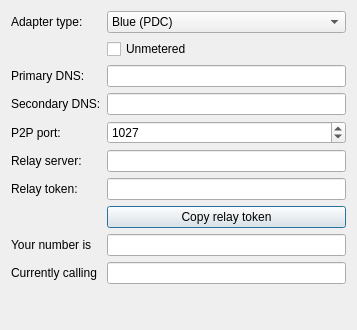
<?xml version="1.0" encoding="UTF-8"?>
<ui version="4.0">
 <class>QGBA::MobileAdapterView</class>
 <widget class="QDialog" name="QGBA::MobileAdapterView">
  <property name="geometry">
   <rect>
    <x>0</x>
    <y>0</y>
    <width>357</width>
    <height>330</height>
   </rect>
  </property>
  <property name="windowTitle">
   <string>Mobile Game Boy Adapter</string>
  </property>
  <layout class="QVBoxLayout" name="verticalLayout" stretch="0">
   <item>
    <layout class="QFormLayout" name="formLayout_2">
     <item row="0" column="0">
      <widget class="QLabel" name="label_setType">
       <property name="text">
        <string>Adapter type:</string>
       </property>
      </widget>
     </item>
     <item row="0" column="1">
      <widget class="QComboBox" name="setType">
       <item>
        <property name="text">
         <string>Blue (PDC)</string>
        </property>
       </item>
       <item>
        <property name="text">
         <string>Yellow (cdmaOne)</string>
        </property>
       </item>
       <item>
        <property name="text">
         <string>Green (PHS-NTT, unreleased)</string>
        </property>
       </item>
       <item>
        <property name="text">
         <string>Red (DDI)</string>
        </property>
       </item>
       <item>
        <property name="text">
         <string>Purple (unreleased)</string>
        </property>
       </item>
       <item>
        <property name="text">
         <string>Black (unreleased)</string>
        </property>
       </item>
       <item>
        <property name="text">
         <string>Pink (unreleased)</string>
        </property>
       </item>
       <item>
        <property name="text">
         <string>Grey (unreleased)</string>
        </property>
       </item>
      </widget>
     </item>
     <item row="1" column="1">
      <widget class="QCheckBox" name="setUnmetered">
       <property name="text">
        <string>Unmetered</string>
       </property>
      </widget>
     </item>
     <item row="2" column="0">
      <widget class="QLabel" name="label_setDns1">
       <property name="text">
        <string>Primary DNS:</string>
       </property>
      </widget>
     </item>
     <item row="2" column="1">
      <widget class="QLineEdit" name="setDns1"/>
     </item>
     <item row="3" column="0">
      <widget class="QLabel" name="label_setDns2">
       <property name="text">
        <string>Secondary DNS:</string>
       </property>
      </widget>
     </item>
     <item row="3" column="1">
      <widget class="QLineEdit" name="setDns2"/>
     </item>
     <item row="4" column="0">
      <widget class="QLabel" name="label_setPort">
       <property name="text">
        <string>P2P port:</string>
       </property>
      </widget>
     </item>
     <item row="4" column="1">
      <widget class="QSpinBox" name="setPort">
       <property name="maximum">
        <number>65535</number>
       </property>
       <property name="value">
        <number>1027</number>
       </property>
      </widget>
     </item>
     <item row="5" column="0">
      <widget class="QLabel" name="label_setRelay">
       <property name="text">
        <string>Relay server:</string>
       </property>
      </widget>
     </item>
     <item row="5" column="1">
      <widget class="QLineEdit" name="setRelay"/>
     </item>
     <item row="6" column="0">
      <widget class="QLabel" name="label_setToken">
       <property name="text">
        <string>Relay token:</string>
       </property>
      </widget>
     </item>
     <item row="6" column="1">
      <widget class="QLineEdit" name="setToken">
       <property name="maxLength">
        <number>32</number>
       </property>
       <property name="echoMode">
        <enum>QLineEdit::Password</enum>
       </property>
      </widget>
     </item>
     <item row="7" column="1">
      <widget class="QPushButton" name="copyToken">
       <property name="text">
        <string>Copy relay token</string>
       </property>
      </widget>
     </item>
     <item row="8" column="0">
      <widget class="QLabel" name="label_userNumber">
       <property name="text">
        <string>Your number is</string>
       </property>
      </widget>
     </item>
     <item row="9" column="0">
      <widget class="QLabel" name="label_peerNumber">
       <property name="text">
        <string>Currently calling</string>
       </property>
      </widget>
     </item>
     <item row="8" column="1">
      <widget class="QLineEdit" name="userNumber">
       <property name="readOnly">
        <bool>true</bool>
       </property>
      </widget>
     </item>
     <item row="9" column="1">
      <widget class="QLineEdit" name="peerNumber">
       <property name="readOnly">
        <bool>true</bool>
       </property>
      </widget>
     </item>
    </layout>
   </item>
  </layout>
 </widget>
 <resources/>
 <connections/>
</ui>
